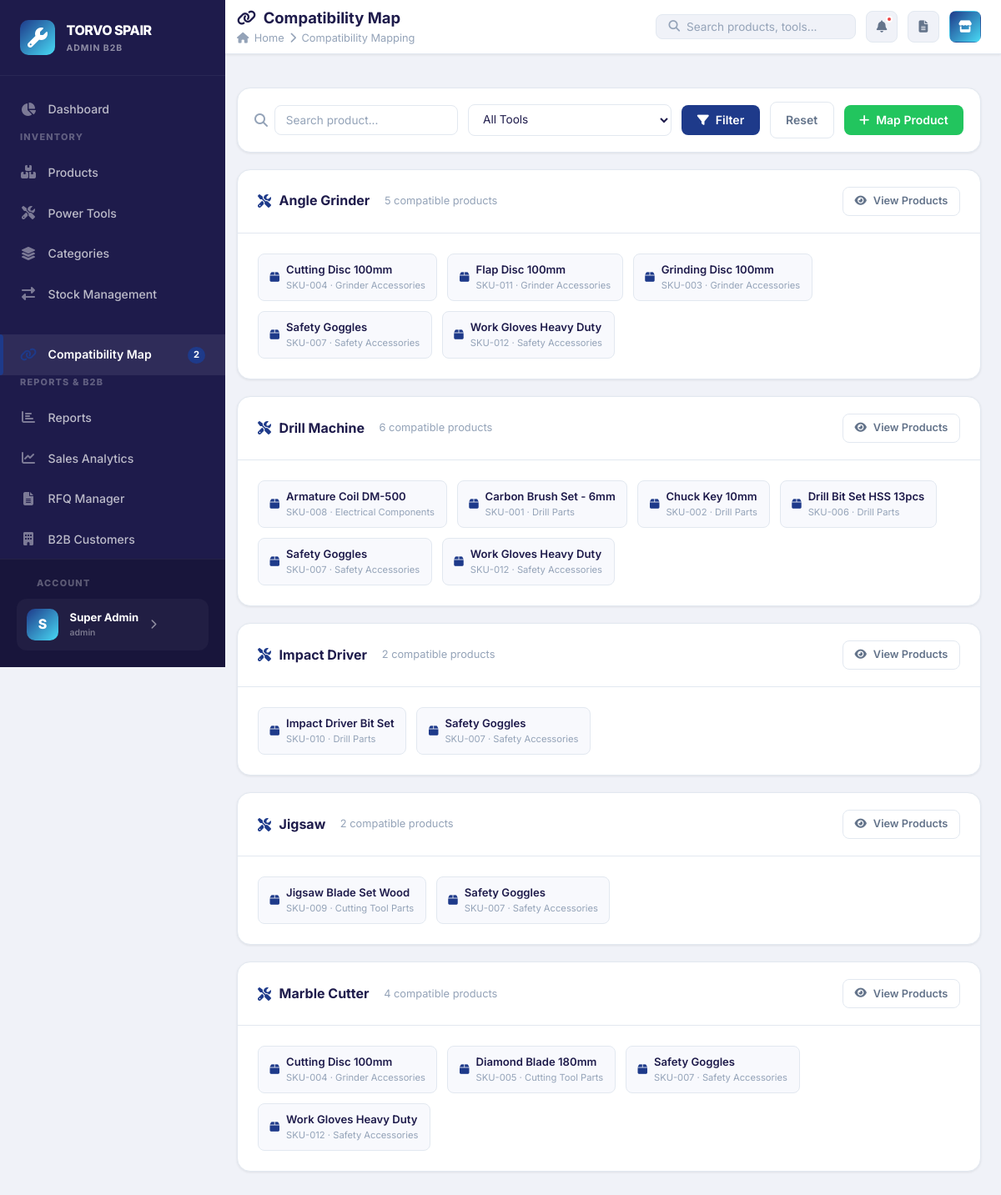
The app's page /pages/compatibility.php (signed in) with its own data.
### tables this page shows
CREATE TABLE IF NOT EXISTS settings (
    setting_key VARCHAR(100) PRIMARY KEY,
    setting_value TEXT,
    category ENUM('frontend', 'admin', 'system') DEFAULT 'frontend',
    updated_at TIMESTAMP DEFAULT CURRENT_TIMESTAMP ON UPDATE CURRENT_TIMESTAMP
);

CREATE TABLE IF NOT EXISTS products (
    id INT AUTO_INCREMENT PRIMARY KEY,
    name VARCHAR(150) NOT NULL,
    sku VARCHAR(100) UNIQUE,
    category_id INT NOT NULL,
    brand VARCHAR(100),
    price DECIMAL(10,2) DEFAULT 0.00,
    quantity INT DEFAULT 0,
    min_stock INT DEFAULT 5,
    description TEXT,
    image VARCHAR(255),
    barcode VARCHAR(100),
    status ENUM('active', 'inactive') DEFAULT 'active',
    created_at TIMESTAMP DEFAULT CURRENT_TIMESTAMP,
    updated_at TIMESTAMP DEFAULT CURRENT_TIMESTAMP ON UPDATE CURRENT_TIMESTAMP,
    FOREIGN KEY (category_id) REFERENCES categories(id) ON DELETE CASCADE
);

CREATE TABLE IF NOT EXISTS categories (
    id INT AUTO_INCREMENT PRIMARY KEY,
    name VARCHAR(100) NOT NULL,
    description TEXT,
    status ENUM('active', 'inactive') DEFAULT 'active',
    created_at TIMESTAMP DEFAULT CURRENT_TIMESTAMP,
    updated_at TIMESTAMP DEFAULT CURRENT_TIMESTAMP ON UPDATE CURRENT_TIMESTAMP
);

### config/database.php (called while the page is built, shortened)
<?php
function getDB(): PDO {
    static $pdo = null;
    if ($pdo === null) {
        try {
            $dsn = "mysql:host=" . DB_HOST . ";dbname=" . DB_NAME . ";charset=" . DB_CHARSET;
            $options = [
                PDO::ATTR_ERRMODE            => PDO::ERRMODE_EXCEPTION,
                PDO::ATTR_DEFAULT_FETCH_MODE => PDO::FETCH_ASSOC,
                PDO::ATTR_EMULATE_PREPARES   => false,
            ];
            $pdo = new PDO($dsn, DB_USER, DB_PASS, $options);
        } catch (PDOException $e) {
            $msg = htmlspecialchars($e->getMessage());
            die("<!DOCTYPE html><html><head><meta charset='UTF-8'><title>Database Error – TORVO SPAIR</title>
            <link href='https://fonts.googleapis.com/css2?family=Inter:wght@400;700&display=swap' rel='stylesheet'>
            <style>body{font-family:'Inter',sans-serif;background:#0f0c29;color:#fff;display:flex;align-items:center;justify-content:center;min-height:100vh;margin:0;flex-direction:column;gap:1rem;text-align:center;padding:2rem;}
            .icon{font-size:3rem;margin-bottom:1rem;} h1{font-size:1.4rem;} p{color:rgba(255,255,255,0.5);font-size:0.875rem;max-width:500px;}
            code{background:rgba(255,255,255,0.08);padding:0.5rem 1rem;border-radius:8px;font-size:0.8rem;display:block;margin-top:1rem;color:#f87171;}
            a{display:inline-block;margin-top:1.5rem;padding:0.75rem 2rem;background:linear-gradient(135deg,#6c63ff,#48daf5);border-radius:8px;color:#fff;text-decoration:none;font-weight:700;}</style></head>
            <body><div class='icon'>⚠️</div><h1>Database Connection Failed</h1>
            <p>Could not connect to MySQL. Please ensure you have updated config/database.php with your live cPanel database credentials.</p>
            <code>$msg</code>
            <a href='" . APP_URL . "/setup.php'>Go to Setup</a></body></html>");
        }
    }
    return $pdo;
}
if (!function_exists('sanitize')) {
    function sanitize(string $input): string {
        return htmlspecialchars(strip_tags(trim($input)), ENT_QUOTES, 'UTF-8');
    }
}
if (!function_exists('getSetting')) {
    function getSetting(string $key, string $default = ''): string {
        try {
            $db = getDB();
            $stmt = $db->prepare('SELECT setting_value FROM settings WHERE setting_key = ?');
            $stmt->execute([$key]);
            $val = $stmt->fetchColumn();
            return $val !== false ? $val : $default;
        } catch (PDOException $e) {
            return $default;
        }
    }
}

### pages/compatibility.php (the view, shortened to what this page needs)
<?php
$pageTitle  = 'Compatibility Map';
$pageIcon   = 'fas fa-link';
$activePage = 'compatibility';
$pageBreadcrumb = 'Compatibility Mapping';
include BASE_PATH . '/includes/header.php';
$db = getDB();
$searchQ      = sanitize($_GET['search'] ?? '');
$mapWhere = '1=1';
$mapParams = [];
$compatMap = $db->prepare("
    SELECT p.id AS pid, p.name AS pname, p.sku, c.name AS cat,
           t.id AS tid, t.name AS tname
    FROM product_compatibility pc
    JOIN products p ON pc.product_id = p.id
    JOIN tools t ON pc.tool_id = t.id
    JOIN categories c ON p.category_id = c.id
    WHERE $mapWhere
    ORDER BY t.name, p.name
");
$compatMap->execute($mapParams);
$mapRows = $compatMap->fetchAll();
$groupedByTool = [];
foreach ($mapRows as $row) {
    $groupedByTool[$row['tname']][] = $row;
}
?>
<div class="page-body">
<div class="filter-bar">
    <div class="filter-group" style="flex:1;">
        <i class="fas fa-search" style="color:var(--text-muted);"></i>
        <input type="text" id="searchInput" class="form-control" placeholder="Search product..." value="<?= htmlspecialchars($searchQ) ?>" onkeypress="if(event.key==='Enter')applyFilter()">
    </div>
    <div class="filter-group">
        <select id="toolFilter" class="form-control" onchange="applyFilter()">
            <option value="">All Tools</option>
        </select>
    </div>
    <button class="btn btn-primary" onclick="applyFilter()"><i class="fas fa-filter"></i> Filter</button>
    <a href="compatibility.php" class="btn btn-outline">Reset</a>
    <button class="btn btn-success" onclick="openModal('mapModal')"><i class="fas fa-plus"></i> Map Product</button>
</div>
<?php if (empty($groupedByTool)): ?>
    <div class="card"><div class="empty-state"><i class="fas fa-link"></i><h3>No compatibility mappings found</h3><p>Use the "Map Product" button to link products to tools.</p></div></div>
<?php else: ?>
    <?php foreach ($groupedByTool as $toolName => $items): ?>
    <div class="card" style="margin-bottom:1.25rem;">
        <div class="card-header">
            <div class="card-title">
                <i class="fas fa-tools"></i><?= htmlspecialchars($toolName) ?>
                <span style="margin-left:0.5rem;font-size:0.8rem;color:var(--text-muted);font-weight:400;"><?= count($items) ?> compatible products</span>
            </div>
            <?php $tool_id_for_btn = $items[0]['tid'] ?? 0; ?>
            <a href="../pages/products.php?tool=<?= $tool_id_for_btn ?>" class="btn btn-outline btn-sm">
                <i class="fas fa-eye"></i> View Products
            </a>
        </div>
        <div class="card-body">
            <div style="display:flex;flex-wrap:wrap;gap:0.75rem;">
            <?php foreach ($items as $item): ?>
            <div style="display:flex;align-items:center;gap:0.5rem;background:var(--bg-card2);border:1px solid var(--border-color);border-radius:var(--radius-sm);padding:0.5rem 0.85rem;font-size:0.82rem;">
                <i class="fas fa-box" style="color:var(--primary);"></i>
                <div>
                    <div style="font-weight:600;"><?= htmlspecialchars($item['pname']) ?></div>
                    <div style="font-size:0.7rem;color:var(--text-muted);"><?= htmlspecialchars($item['sku']) ?> · <?= htmlspecialchars($item['cat']) ?></div>
                </div>
            </div>
            <?php endforeach; ?>
            </div>
        </div>
    </div>
    <?php endforeach; ?>
<?php endif; ?>
</div>
<?php include BASE_PATH . '/includes/footer.php'; ?>

### includes/header.php (shortened to what this page needs)
<?php
require_once BASE_PATH . '/config/database.php';
$db = getDB();
$lowStockCount = $db->query("SELECT COUNT(*) FROM products WHERE quantity <= min_stock AND status = 'active'")->fetchColumn();
?>
<!DOCTYPE html>
<html lang="en">
<head>
    <link rel="stylesheet" href="https://cdnjs.cloudflare.com/ajax/libs/font-awesome/6.5.0/css/all.min.css">
    <link rel="stylesheet" href="<?= APP_URL ?>/assets/css/style.css">
</head>
<body>
<div class="app-layout">
<aside class="sidebar" id="sidebar">
    <div class="sidebar-header">
        <a href="<?= APP_URL ?>/pages/dashboard.php" class="sidebar-logo">
            <i class="fas fa-wrench"></i>
            <div class="logo-text">
                <span class="logo-main"><?= getSetting('site_title', 'TORVO SPAIR') ?></span>
                <span class="logo-sub">ADMIN B2B</span>
            </div>
        </a>
    </div>
    <div class="sidebar-menu">
        <a href="<?= APP_URL ?>/pages/dashboard.php" class="sidebar-nav-item <?= ($activePage ?? '') === 'dashboard' ? 'active' : '' ?>">
            <div class="nav-icon"><i class="fas fa-chart-pie"></i></div>
            Dashboard
        </a>
        <div class="sidebar-section">
            <div class="sidebar-section-title">Inventory</div>
            <a href="<?= APP_URL ?>/pages/products.php" class="sidebar-nav-item <?= ($activePage ?? '') === 'products' ? 'active' : '' ?>">
                <div class="nav-icon"><i class="fas fa-boxes"></i></div>
                Products
            </a>
            <a href="<?= APP_URL ?>/pages/tools.php" class="sidebar-nav-item <?= ($activePage ?? '') === 'tools' ? 'active' : '' ?>">
                <div class="nav-icon"><i class="fas fa-tools"></i></div>
                Power Tools
            </a>
            <a href="<?= APP_URL ?>/pages/categories.php" class="sidebar-nav-item <?= ($activePage ?? '') === 'categories' ? 'active' : '' ?>">
                <div class="nav-icon"><i class="fas fa-layer-group"></i></div>
                Categories
            </a>
            <a href="<?= APP_URL ?>/pages/stock.php" class="sidebar-nav-item <?= ($activePage ?? '') === 'stock' ? 'active' : '' ?>">
                <div class="nav-icon"><i class="fas fa-exchange-alt"></i></div>
                Stock Management
            </a>
        </div>
        <a href="<?= APP_URL ?>/pages/compatibility.php" class="sidebar-nav-item <?= ($activePage ?? '') === 'compatibility' ? 'active' : '' ?>">
            <div class="nav-icon"><i class="fas fa-link"></i></div>
            Compatibility Map
            <span class="nav-badge">2</span>
        </a>
        <div class="sidebar-section">
            <div class="sidebar-section-title">Reports & B2B</div>
            <a href="<?= APP_URL ?>/pages/reports.php" class="sidebar-nav-item <?= ($activePage ?? '') === 'reports' ? 'active' : '' ?>">
                <div class="nav-icon"><i class="fas fa-chart-bar"></i></div>
                Reports
            </a>
            <a href="<?= APP_URL ?>/pages/sales_report.php" class="sidebar-nav-item <?= ($activePage ?? '') === 'sales_report' ? 'active' : '' ?>">
                <div class="nav-icon"><i class="fas fa-chart-line"></i></div>
                Sales Analytics
            </a>
            <a href="<?= APP_URL ?>/pages/rfq_manager.php" class="sidebar-nav-item <?= ($activePage ?? '') === 'rfqs' ? 'active' : '' ?>">
                <div class="nav-icon"><i class="fas fa-file-alt"></i></div>
                RFQ Manager
            </a>
            <a href="<?= APP_URL ?>/pages/customers_b2b.php" class="sidebar-nav-item <?= ($activePage ?? '') === 'customers_b2b' ? 'active' : '' ?>">
                <div class="nav-icon"><i class="fas fa-building"></i></div>
                B2B Customers
            </a>
        </div>
    </div>
    <div class="sidebar-footer">
        <div class="sidebar-section-title" style="margin-left:0; margin-bottom:10px;">Account</div>
        <a href="<?= APP_URL ?>/pages/profile.php" class="profile-card">
            <div class="profile-avatar">S</div>
            <div class="profile-info">
                <span class="profile-name">Super Admin</span>
                <span class="profile-role">admin</span>
            </div>
            <i class="fas fa-chevron-right" style="font-size:0.75rem; opacity:0.5;"></i>
        </a>
    </div>
</aside>
<div class="main-content">
    <header class="top-header">
        <div class="header-left">
            <div>
                <div class="page-title">
                    <?php if (!empty($pageIcon)): ?><i class="<?= $pageIcon ?>"></i>&nbsp;<?php endif; ?>
                    <?= htmlspecialchars($pageTitle ?? 'Dashboard') ?>
                </div>
                <?php if (!empty($pageBreadcrumb)): ?>
                <div class="page-breadcrumb">
                    <i class="fas fa-home"></i> Home
                    <i class="fas fa-chevron-right"></i>
                    <?= htmlspecialchars($pageBreadcrumb) ?>
                </div>
                <?php endif; ?>
            </div>
        </div>
        <div class="header-right">
            <div class="header-search-bar" style="position:relative;">
                <i class="fas fa-search"></i>
                <input type="text" id="globalSearch" placeholder="Search products, tools..." autocomplete="off">
            </div>
            <a href="<?= APP_URL ?>/pages/stock.php" class="icon-btn" data-tooltip="Low Stock Alerts">
                <i class="fas fa-bell"></i>
                <?php if ($lowStockCount > 0): ?><span class="notif-dot"></span><?php endif; ?>
            </a>
            <a href="<?= APP_URL ?>/pages/rfq_manager.php" class="icon-btn" data-tooltip="RFQ Inbox">
                <i class="fas fa-file-alt"></i>
            </a>
            <a href="<?= APP_URL ?>/portal/catalogue.php" target="_blank" class="icon-btn" data-tooltip="B2B Portal" style="background:linear-gradient(135deg,var(--primary),var(--accent));color:#fff;border-color:transparent;">
                <i class="fas fa-store"></i>
            </a>
        </div>
    </header>
    <div style="padding: 0 1.5rem; padding-top: 1rem;">
    </div>

### records on screen
settings: setting_value "TORVO SPAIR"
products: name "Cutting Disc 100mm", sku "SKU-004", category.name "Grinder Accessories"
products: name "Flap Disc 100mm", sku "SKU-011", category.name "Grinder Accessories"
products: name "Grinding Disc 100mm", sku "SKU-003", category.name "Grinder Accessories"
products: name "Safety Goggles", sku "SKU-007", category.name "Safety Accessories"
products: name "Work Gloves Heavy Duty", sku "SKU-012", category.name "Safety Accessories"
products: name "Armature Coil DM-500", sku "SKU-008", category.name "Electrical Components"
products: name "Carbon Brush Set - 6mm", sku "SKU-001", category.name "Drill Parts"
products: name "Chuck Key 10mm", sku "SKU-002", category.name "Drill Parts"
products: name "Drill Bit Set HSS 13pcs", sku "SKU-006", category.name "Drill Parts"
products: name "Impact Driver Bit Set", sku "SKU-010", category.name "Drill Parts"
products: name "Jigsaw Blade Set Wood", sku "SKU-009", category.name "Cutting Tool Parts"
products: name "Diamond Blade 180mm", sku "SKU-005", category.name "Cutting Tool Parts"

### other values on screen
$pageTitle "Compatibility Map"
$pageBreadcrumb "Compatibility Mapping"
$toolName "Angle Grinder"
count($items) "5"
$toolName "Drill Machine"
count($items) "6"
$toolName "Impact Driver"
count($items) "2"
$toolName "Jigsaw"
$toolName "Marble Cutter"
count($items) "4"
